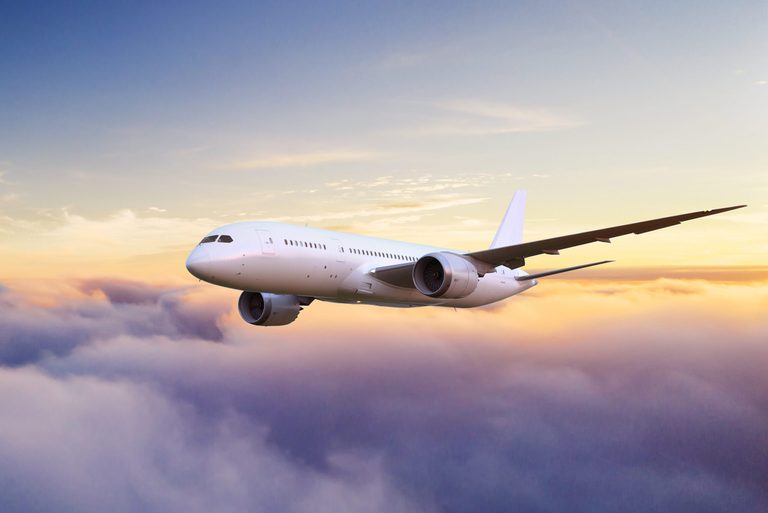
#> input picture hw8/airplane.jpg, 768 x 513 px
$ python interpolation.py
#> lines starting #> are read from the running program, lines starting #| are printed output that depends on the picture; long printed decimals are rounded
#> further down, img is the input picture: shape (513, 768, 3); mean B, G, R 168.6, 159.7, 168.9
import cv2
import sys
import numpy as np


def bi_interpolation(image):
    height, width, channel = image.shape
#> height = 513; width = 768; channel = 3
    print(width, height)
#| 768 513
    print("가로 크기를 입력하세요")
    new_width = int(input())
#> the answer given: 100
    print("세로 크기를 입력하세요")
    new_height = int(input())
#> the answer given: 100

    new_img = np.full((new_height, new_width, 3), 255, dtype=np.uint8)
    rate_width = new_width / width
#> rate_width = 0.13
    rate_height = new_height / height
#> rate_height = 0.195

    print("가로 증가 비율: ", rate_width)
#| 가로 증가 비율:  0.1302
    print("세로 증가 비율: ", rate_height)
#| 세로 증가 비율:  0.1949

    for i in range(0, new_height):
        for j in range(0, new_width):
            origin_x = int(j / rate_width)
            origin_y = int(i / rate_height)

            dx1 = j / rate_width - origin_x
            dx2 = 1 - dx1
            dy1 = i / rate_height - origin_y
            dy2 = 1 - dy1

            if origin_x + 1 == width:
                origin_x -= 1
            if origin_y + 1 == height:
                origin_y -= 1

            px1 = image[origin_y, origin_x]
            px2 = image[origin_y, origin_x + 1]
            px3 = image[origin_y + 1, origin_x]
            px4 = image[origin_y + 1, origin_x + 1]

            w1 = dx2 * dy2
            w2 = dx1 * dy2
            w3 = dx2 * dy1
            w4 = dx1 * dy1

            new_img[i, j] = w1 * px1 + w2 * px2 + w3 * px3 + w4 * px4
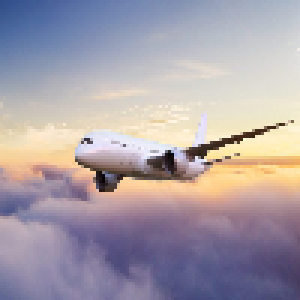
#> new_img: shape (100, 100, 3) (shown 3 times larger); mean B, G, R 168.2, 159.3, 168.3
    return new_img


img = cv2.imread("airplane.jpg", cv2.IMREAD_ANYCOLOR)
if img is None:
    print("No Image")
    sys.exit()

result_img = bi_interpolation(img)
cv2.imshow("AirPlane_Original", img)
cv2.imshow("AirPlane_Output", result_img)
cv2.waitKey()
cv2.destroyAllWindows()
